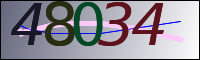
#> input picture demo_img/1.png, 200 x 60 px; its folder holds only this picture in this run
$ jupyter execute '2-1.pillow&cv_image_preporcessing.ipynb'   (older library calls are emulated)
#> lines starting #> are read from the running program, lines starting #| are printed output that depends on the picture
# List Img

[cell 1]
folder = 'demo_img/'

[cell 2]
import glob
fnames = glob.glob(folder+"*.png")
fnames

# Show Img - PIL &  matplotlib

[cell 3]
from IPython.display import display

[cell 4]
# with Pillow
from PIL import Image

for fn in fnames:
    img = Image.open(fn)
#> img is the input picture: PIL image 200x60 RGB; mean R, G, B 143.6, 140.1, 149.7
    display(img)

[cell 5]
# with matplotlib
import matplotlib.pyplot as plt

for fn in fnames:
    img = plt.imread(fn)
#> img: shape (60, 200, 3) float32
    plt.imshow(img)
#> (this line was passed over: IPython is not available in this run)
    plt.show()

如果把 plt.show() 註解掉...`

[cell 6]
# with matplotlib
import matplotlib.pyplot as plt

for fn in fnames:
    img = plt.imread(fn)
    plt.imshow(img)
#> (this line was passed over: IPython is not available in this run)
    #plt.show()

cv2 的 show_img 會另開新視窗, 不能在這個平台用, 用前兩者就好

# Read Img - PIL &  cv2

[cell 7]
from PIL import Image
import numpy as np

img = Image.open(fnames[0])
print("PIL Type:",type(img))
#| PIL Type: <class 'PIL.PngImagePlugin.PngImageFile'>

imgarr = np.array(img)
print(type(imgarr), imgarr.shape)
#| <class 'numpy.ndarray'> (60, 200, 3)

[cell 8]
import cv2

img = cv2.imread(fnames[0])
print("cv2 Type:",type(img))
#| cv2 Type: <class 'numpy.ndarray'>
print("cv2 array shape:",img.shape)
#| cv2 array shape: (60, 200, 3)

[cell 9]
import cv2

img_cv = cv2.imread(fnames[0])
print("cv2 array shape:",imgarr.shape)
#| cv2 array shape: (60, 200, 3)

display(Image.fromarray(img_cv)) # show by PIL
print("Note: PIL 預設讀進來是 RGB, cv2 預設讀進來是 BGR")

img_rgb = cv2.cvtColor(img_cv, cv2.COLOR_BGR2RGB)
print("轉成 RGB..")
display(Image.fromarray(img_rgb)) # show by PIL

# 二值化 Covert Img - PIL &  cv2

[cell 10]
from PIL import Image
img = Image.open(fnames[0])
print(img.format, img.size, img.mode)
#| PNG (200, 60) RGB
img

[cell 11]
# PIL to binary
img_gray = img.convert('L')
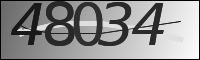
#> img_gray: PIL image 200x60 L; min 0, max 252, mean 142.1
print(img_gray.format, img_gray.size, img_gray.mode)
#| None (200, 60) L
img_gray

[cell 12]
# cv2 read as binary
import cv2

imgarr_gray = cv2.imread(fnames[0], cv2.IMREAD_GRAYSCALE)
#> imgarr_gray: shape (60, 200); min 0, max 252, mean 141.8
# or, imgarr_gray = cv2.imread(fnames[0],0)

print("cv2 array shape:",imgarr_gray.shape)
#| cv2 array shape: (60, 200)

Image.fromarray(imgarr_gray) # show by PIL

[cell 13]
# cv2 to binary
import cv2

imgarr_bgr = cv2.imread(fnames[0])
print("cv2 array shape:",imgarr_bgr.shape)
#| cv2 array shape: (60, 200, 3)

img_L = cv2.cvtColor(imgarr_bgr, cv2.COLOR_BGR2GRAY)
print("cv2 array shape:",img_L.shape)
#| cv2 array shape: (60, 200)

Image.fromarray(img_L.astype(np.uint8)) # show by PIL

[cell 14]
# cv2 to binary (Process img in the form of Array)
imgarr_gray = np.mean(imgarr_bgr, 2)
print("cv2 array shape:",imgarr_gray.shape)
#| cv2 array shape: (60, 200)

Image.fromarray(imgarr_gray.astype(np.uint8)) # show by PIL
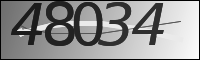
#> Out: PIL image 200x60 L; min 0, max 252, mean 144.1

# 使用濾鏡 & Save Img - PIL &  cv2

[cell 15]
# PIL
from PIL import Image
from PIL import ImageEnhance
from PIL import ImageFilter
resize = lambda x,size : x.resize(size, Image.ANTIALIAS) #改變大小
blur = lambda x:  x.filter(ImageFilter.BLUR) #模糊化
enh_con = lambda x,r: ImageEnhance.Contrast(x).enhance(r)#对比度增强
enh_sha = lambda x,r:ImageEnhance.Sharpness(x).enhance(r)   #锐度增强
edge_filter = lambda x: x.filter(ImageFilter.FIND_EDGES) #邊緣增強
smooth_filter = lambda x: x.filter(ImageFilter.SMOOTH) #平滑

[cell 16]
# PIL
print("orig..")
img = Image.open(fnames[0])
display(img) # show by PIL

print("resize..")
img_ = resize(img, (120,100))
display(img_) # show by PIL

print("blur..")
img_ = blur(img)
#> img_: PIL image 200x60 RGB
display(img_) # show by PIL

print("enh_con..")
img_ = enh_con(img, 3.0)
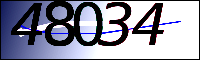
#> img_: PIL image 200x60 RGB; mean R, G, B 144.1, 145.2, 162.5
display(img_) # show by PIL

print("enh_sha..")
img_ = enh_sha(img, 2.0)
display(img_) # show by PIL

print("edge_filter..")
img_ = edge_filter(img)
display(img_) # show by PIL

print("smooth_filter..")
img_ = smooth_filter(img)
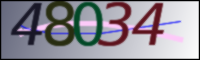
#> img_: PIL image 200x60 RGB; mean R, G, B 141.8, 138.3, 147.9
display(img_) # show by PIL

[cell 17]
# cv2
import cv2
resize = lambda x,size: cv2.resize(x,size, interpolation = cv2.INTER_CUBIC)
edge_filter = lambda x: cv2.Canny(x,100,200)

print("orig..")
img = cv2.imread(fnames[0])
img = cv2.cvtColor(img, cv2.COLOR_BGR2RGB) # BGR 2 RGB
display(Image.fromarray(img.astype(np.uint8))) # show by PIL

print("resize..")
img_ = resize(img, (120,100))
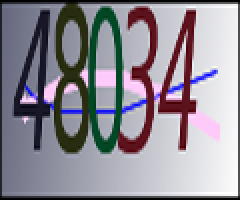
#> img_: shape (100, 120, 3) (shown 2 times larger); mean R, G, B 143.7, 140.2, 149.8
display(Image.fromarray(img_.astype(np.uint8))) # show by PIL

print("edge_filter..")
img_ = edge_filter(img)
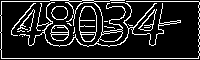
#> img_: shape (60, 200); 15.3% white in thin lines or dots
display(Image.fromarray(img_.astype(np.uint8))) # show by PIL

雖然也有很多現成的濾鏡, 但是若只依賴現成的濾鏡是不夠的..

[cell 18]
# cv2 smooth with 2D Convolution
def smooth(img, kernel_size=(5,5)):
    # 2D Convolution ( Image Filtering )
#> called with kernel_size = (5, 5)
    kernel = np.ones(kernel_size,np.float32)/np.product(kernel_size)
    dst = cv2.filter2D(img,-1,kernel)
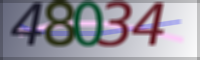
#> dst: shape (60, 200, 3); mean R, G, B 146.5, 143, 152.8
    return dst

[cell 19]
print("smooth..")
img_ = smooth(img)
display(Image.fromarray(img_.astype(np.uint8))) # show by PIL

[cell 20]
# 改變 kernel 大小
for i in range(1,11):
    print(f"smooth, kernel_size=({i},{i})")
    img_ = smooth(img,(i,i))
    display(Image.fromarray(img_.astype(np.uint8))) # show by PIL
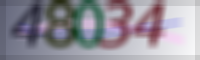
#> img_: shape (60, 200, 3); mean R, G, B 146.1, 142.6, 152.5

[cell 21]
# cv2 smooth with 2D Convolution
#可以嘗試設計自己的 kernel!!
def edge_filter_3x3(img):
    kernel = np.array([[0,-1,0],
                       [-1,4,-1],
                       [0,-1,0]])
    dst = cv2.filter2D(img,-1,kernel)
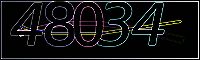
#> dst: shape (60, 200, 3); mean R, G, B 20.7, 21.1, 21.7
    return dst

def edge_filter_5x5(img):
    kernel = np.array([[0,0,1,0,0],
                       [0,1,-2,1,0],
                       [1,-2,0,-2,1],
                       [0,1,-2,1,0],
                       [0,0,1,0,0]])
    dst = cv2.filter2D(img,-1,kernel)
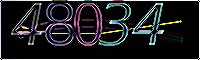
#> dst: shape (60, 200, 3); mean R, G, B 33.3, 33.5, 35.6
    return dst

print(f"edge_filter_3x3")
img_ = edge_filter_3x3(img)
display(Image.fromarray(img_.astype(np.uint8))) # show by PIL

print(f"edge_filter_5x5")
img_ = edge_filter_5x5(img)
display(Image.fromarray(img_.astype(np.uint8))) # show by PIL

# Save Img - PIL & cv2

[cell 22]
# PIL
from PIL import Image
print("orig..")
img = Image.open(fnames[0])
display(img) # show by PIL

print("blur..")
img_ = img.filter(ImageFilter.BLUR) #模糊化

img_.save("pil.png") #save
Image.open("pil.png")

[cell 23]
# cv2
import cv2

print("orig(BGR)..")
img = cv2.imread(fnames[0])
display(Image.fromarray(img.astype(np.uint8))) # show by PIL

print("edge_filter..")
img_ = cv2.resize(img, (120,100), interpolation = cv2.INTER_CUBIC)
#> img_: shape (100, 120, 3)

cv2.imwrite('cv2.png',img_) #save
Image.open("cv2.png")

$ run again, on demo_img/2.png
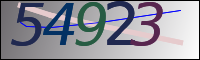
#> input picture demo_img/2.png, 200 x 60 px
#> img is the input picture: PIL image 200x60 RGB; mean R, G, B 146.1, 146.8, 156.5
#| PIL Type: <class 'PIL.PngImagePlugin.PngImageFile'>
#| <class 'numpy.ndarray'> (60, 200, 3)
#| cv2 Type: <class 'numpy.ndarray'>
#| cv2 array shape: (60, 200, 3)
#| cv2 array shape: (60, 200, 3)
#| PNG (200, 60) RGB
#| None (200, 60) L
#| cv2 array shape: (60, 200)
#| cv2 array shape: (60, 200, 3)
#| cv2 array shape: (60, 200)
#| cv2 array shape: (60, 200)
#> after the loop `for i in range(1,11):`:
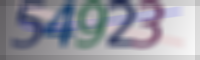
#> img_: shape (60, 200, 3); mean R, G, B 148.7, 149.3, 159.3
#> in edge_filter_5x5, `dst = cv2.filter2D(img,-1,kernel)`:
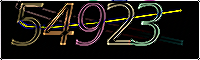
#> dst: shape (60, 200, 3); mean R, G, B 34.6, 31.7, 27.1

$ run again, on demo_img/3.png
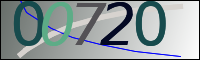
#> input picture demo_img/3.png, 200 x 60 px
#> img is the input picture: PIL image 200x60 RGB; mean R, G, B 143, 154, 155.6
#| PIL Type: <class 'PIL.PngImagePlugin.PngImageFile'>
#| <class 'numpy.ndarray'> (60, 200, 3)
#| cv2 Type: <class 'numpy.ndarray'>
#| cv2 array shape: (60, 200, 3)
#| cv2 array shape: (60, 200, 3)
#| PNG (200, 60) RGB
#| None (200, 60) L
#| cv2 array shape: (60, 200)
#| cv2 array shape: (60, 200, 3)
#| cv2 array shape: (60, 200)
#| cv2 array shape: (60, 200)
#> in edge_filter_5x5, `dst = cv2.filter2D(img,-1,kernel)`:
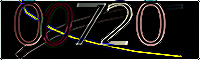
#> dst: shape (60, 200, 3); mean R, G, B 32.9, 29.7, 26.5
